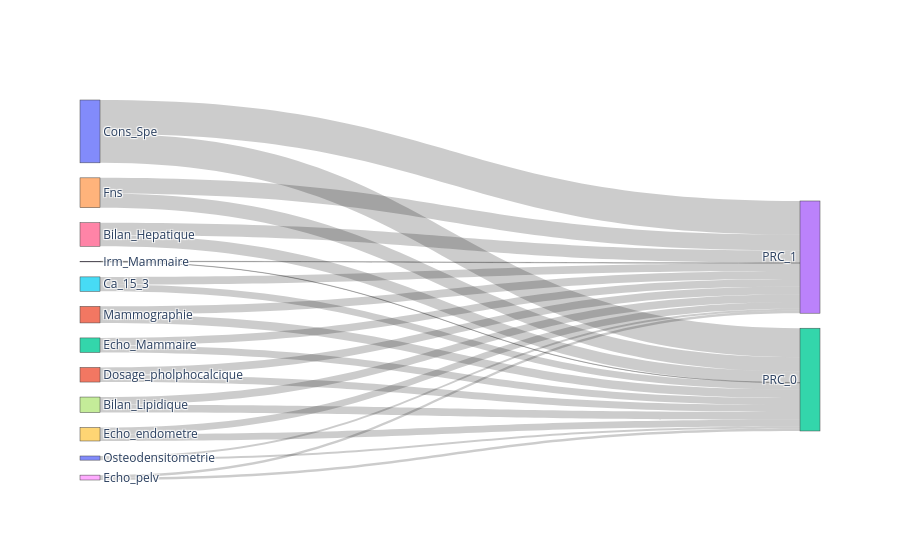

Here is the notebook cell this chart was saved with:
### Code cell
import pandas as pd
import matplotlib.pyplot as plt
import plotly.graph_objects as go

def moyenne_par_acte_conditionnelle_long(df_long, acte, condition_col=None):
    df_acte = df_long[df_long["Acte"] == acte]
    if condition_col:
        df_acte = df_acte[df_acte[condition_col] == 1]
    if df_acte.empty:
        return pd.DataFrame({f"PRC_0": [0], f"PRC_1": [0]}, index=[acte])
    
    moyennes = df_acte.groupby("PRC")["Nb_realisations"].mean().to_frame().T
    moyennes.columns = [f"PRC_{col}" for col in moyennes.columns]
    moyennes.index = [acte]
    return moyennes

actes_conditions = {
    "Cons_Spe": None,
    "Mammographie": None,
    "Echo_Mammaire": None,
    "Irm_Mammaire": None,
    "Fns": None,
    "Ca_15_3": None,
    "Bilan_Hepatique": None,
    "Bilan_Lipidique": None,
    "Echo_pelv": "Tamoxifen",
    "Echo_endometre": "Tamoxifen",
    "Osteodensitometrie": "Anti_arom",
    "Dosage_pholphocalcique": "Anti_arom"
}

moyennes_finales = []
for acte, condition in actes_conditions.items():
    moy = moyenne_par_acte_conditionnelle_long(df_long, acte, condition)
    moyennes_finales.append(moy)

df_moyennes_pps = pd.concat(moyennes_finales)

df_moyennes_pps["Différence PRC1 - PRC_0"] = df_moyennes_pps["PRC_1"] - df_moyennes_pps["PRC_0"]

print(df_moyennes_pps)

# Sankey
labels = list(df_moyennes_pps.index) + ["PRC_0", "PRC_1"]
sources, targets, values = [], [], []

for i, acte in enumerate(df_moyennes_pps.index):
    sources += [i, i]
    targets += [len(df_moyennes_pps.index), len(df_moyennes_pps.index)+1]
    values += [df_moyennes_pps.loc[acte, "PRC_0"], df_moyennes_pps.loc[acte, "PRC_1"]]

fig = go.Figure(data=[go.Sankey(
    node=dict(label=labels, pad=15, thickness=20),
    link=dict(source=sources, target=targets, value=values)
)])
fig.show()

plt.figure(figsize=(10, 5))
plt.bar(df_moyennes_pps.index, df_moyennes_pps["Différence PRC1 - PRC_0"], color="skyblue")
plt.xticks(rotation=45, ha='right')
plt.ylabel("Différence moyenne (PRC1 - PRC0)")
plt.title("Comparaison des actes médicaux entre PRC1 et PRC0")
plt.grid(axis="y", linestyle="--", alpha=0.7)
plt.tight_layout()
plt.show()

### Figure 1 — Plotly figure (JSON) as saved in the notebook; plotly's stock layout.template omitted (floating-point values rounded to 4 significant figures)
{"data": [{"link": {"source": [0, 0, 1, 1, 2, 2, 3, 3, 4, 4, 5, 5, 6, 6, 7, 7, 8, 8, 9, 9, 10, 10, 11, 11], "target": [12, 13, 12, 13, 12, 13, 12, 13, 12, 13, 12, 13, 12, 13, 12, 13, 12, 13, 12, 13, 12, 13, 12, 13], "value": [16.39, 19.08, 4.713, 4.636, 3.982, 4.213, 0.1403, 0.2131, 8.018, 8.842, 3.842, 4.332, 6.301, 6.986, 4.358, 4.378, 1.412, 1.338, 3.791, 3.809, 1.097, 1.237, 3.961, 4.273]}, "node": {"label": ["Cons_Spe", "Mammographie", "Echo_Mammaire", "Irm_Mammaire", "Fns", "Ca_15_3", "Bilan_Hepatique", "Bilan_Lipidique", "Echo_pelv", "Echo_endometre", "Osteodensitometrie", "Dosage_pholphocalcique", "PRC_0", "PRC_1"], "pad": 15, "thickness": 20}, "type": "sankey"}], "layout": {}}
